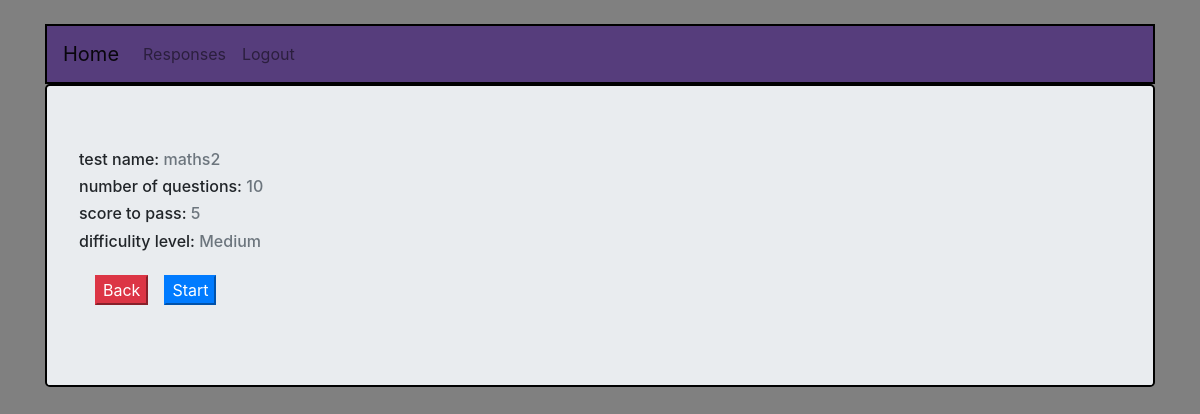
/school/set2 (signed in), run on the app's committed database.
### testapp/models.py (models this page shows, shortened)
class Quiz(models.Model):
    name=models.CharField(max_length=50)
    number_of_questions=models.IntegerField()
    score_to_pass=models.IntegerField()
    difficulity=models.CharField(max_length=10)
    class Meta:
        verbose_name_plural="Quizzes"

### testapp/views.py (the view)
# urls.py: path('set<int:pk>',views.Details.as_view(),name="test_details"),
class Details(LoginRequiredMixin ,DetailView):
    global questionno
    questionno=0
    context_object_name='test_details'
    model=Quiz
    template_name='testapp/test_details.html'

### testapp/templates/testapp/test_details.html
{% extends 'base.html'%}
{% block body %}
    <h6>test name:
        <span class="text-secondary">
            {{ test_details.name }}
        </span>
    </h6>
    <h6>number of questions:
        <span class="text-secondary">
            {{ test_details.number_of_questions }}
        </span>
    </h6>
    <h6>score to pass:
        <span class="text-secondary">
            {{ test_details.score_to_pass }}
        </span>
    </h6>
    <h6>difficulity level:
        <span class="text-secondary">
            {{ test_details.difficulity }}
        </span>
    </h6>
    <div class="d-flex p-2">
        <div class="p-2 lg-6">
            <a href="{% url 'testapp:home'%}">
                <button class="btn-danger">Back</button>
            </a>
        </div>
        <div class="p-2 lg-6">
            <a href="quiz{{test_details.id}}">
                <button class="btn-primary">Start</button>
            </a>
        </div>
    </div>
{% endblock %}

### static/css/basenew.css (style rules this page uses)
.homeback { background-color: grey; }

### data on the page
Quiz: name "maths2", number_of_questions "10", score_to_pass "5", difficulity "Medium"
